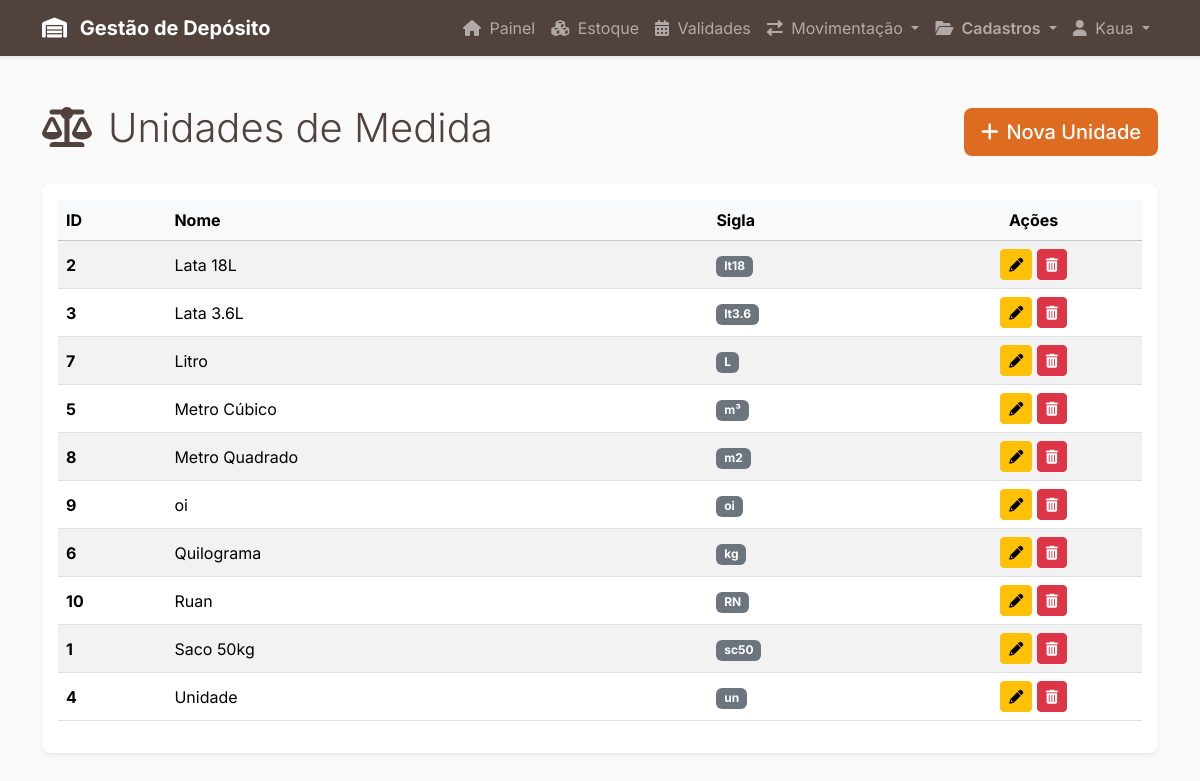
Screenshot of /unidade/index.php (signed in) with the database file from the repository.
### tables this page shows
CREATE TABLE `unidades_medida` (
  `id` int(11) NOT NULL,
  `nome` varchar(50) NOT NULL COMMENT 'Ex: Quilograma, Metro Cúbico, Saco 50kg',
  `sigla` varchar(10) NOT NULL COMMENT 'Ex: kg, m³, sc50, un'
);

### src/units.php (called while the page is built, shortened)
<?php
function listarUnidades() {
    $conn = getDBConnection();
    $unidades = [];
    $sql = "SELECT * FROM Unidades_Medida ORDER BY nome ASC";
    $resultado = mysqli_query($conn, $sql);
    if ($resultado) {
        while ($linha = mysqli_fetch_assoc($resultado)) {
            $unidades[] = $linha;
        }
    }
    return $unidades;
}
?>

### public/unidade/index.php (the view, shortened to what this page needs)
<?php
include '../../templates/header.php';
require_once '../../src/units.php';
$lista_unidades = listarUnidades();
?>
<div class="container my-5">
    <div class="d-flex justify-content-between align-items-center mb-4">
        <h1 class="display-6 text-marrom-escuro">
            <i class="fas fa-balance-scale me-3"></i>Unidades de Medida
        </h1>
        <a href="novo.php" class="btn btn-lg fw-medium" style="background-color: #DD6B20; color: white;">
            <i class="fas fa-plus me-2"></i>Nova Unidade
        </a>
    </div>
    <div class="card shadow-sm border-0 rounded-3">
        <div class="card-body">
            <table class="table table-striped table-hover align-middle">
                <thead class="table-light">
                    <tr>
                        <th style="width: 10%;">ID</th>
                        <th style="width: 50%;">Nome</th>
                        <th style="width: 20%;">Sigla</th>
                        <th style="width: 20%;" class="text-center">Ações</th>
                    </tr>
                </thead>
                <tbody>
                    <?php foreach ($lista_unidades as $u): ?>
                    <tr>
                        <th><?php echo $u['id']; ?></th>
                        <td><?php echo htmlspecialchars($u['nome']); ?></td>
                        <td><span class="badge bg-secondary"><?php echo htmlspecialchars($u['sigla']); ?></span></td>
                        <td class="text-center">
                            <a href="editar.php?id=<?php echo $u['id']; ?>" class="btn btn-sm btn-warning"><i class="fas fa-pencil-alt"></i></a>
                            <a href="excluir.php?id=<?php echo $u['id']; ?>" class="btn btn-sm btn-danger"><i class="fas fa-trash-alt"></i></a>
                        </td>
                    </tr>
                    <?php endforeach; ?>
                </tbody>
            </table>
        </div>
    </div>
</div>
<?php include '../../templates/footer.php'; ?>

### templates/header.php (style rules this page uses)
body { font-family: 'Inter', sans-serif; background-color: #FAFAFA; }
.text-marrom-escuro { color: #51423D; }

### rows the page displays
unidades_medida: id "2", nome "Lata 18L", sigla "lt18"
unidades_medida: id "3", nome "Lata 3.6L", sigla "lt3.6"
unidades_medida: id "7", nome "Litro", sigla "L"
unidades_medida: id "5", nome "Metro Cúbico", sigla "m³"
unidades_medida: id "8", nome "Metro Quadrado", sigla "m2"
unidades_medida: id "9", nome "oi", sigla "oi"
unidades_medida: id "6", nome "Quilograma", sigla "kg"
unidades_medida: id "10", nome "Ruan", sigla "RN"
unidades_medida: id "1", nome "Saco 50kg", sigla "sc50"
unidades_medida: id "4", nome "Unidade", sigla "un"

### other values shown
$_SESSION['user_name'] "Kaua"
